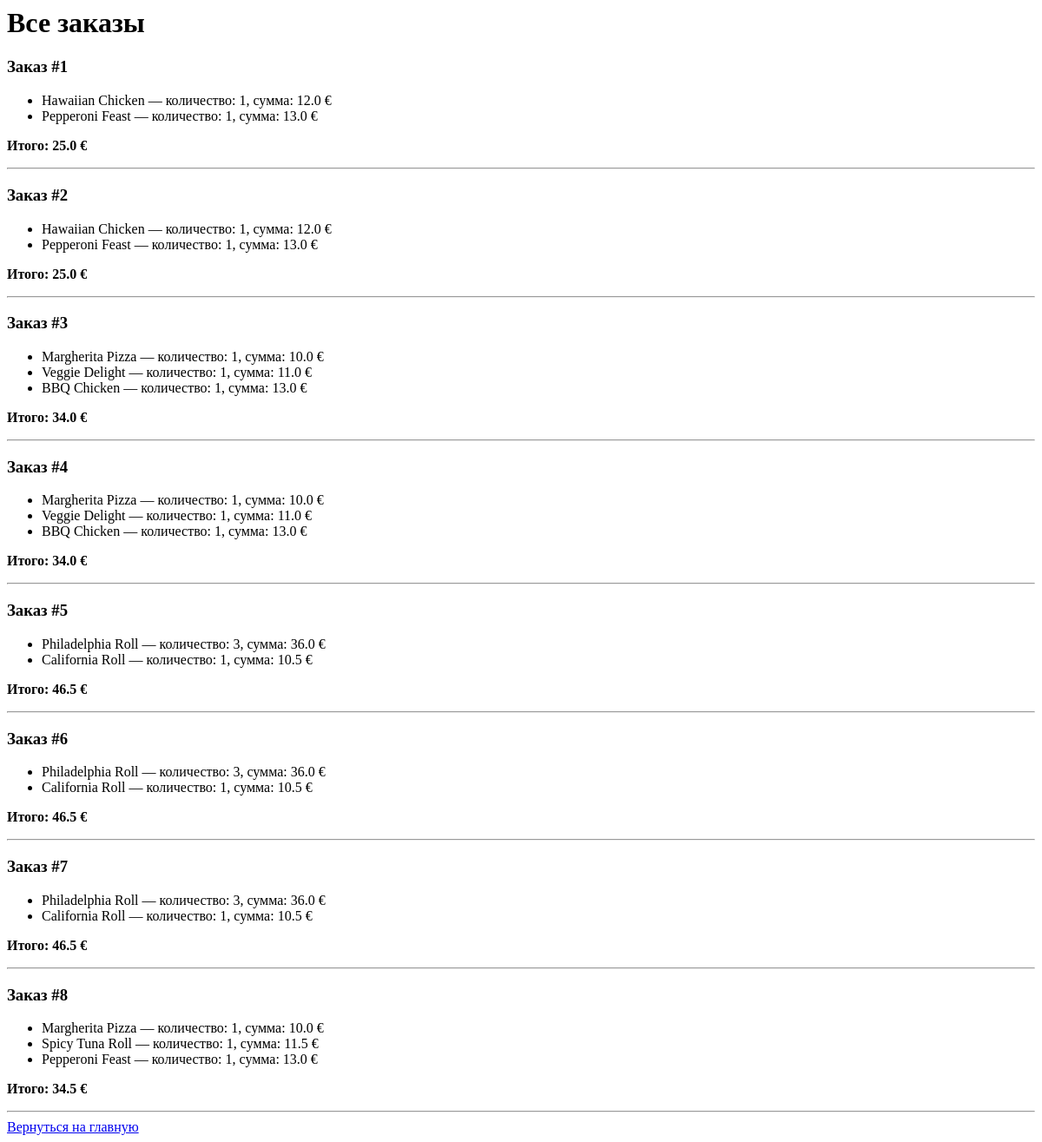
The page /orders on the database as committed earlier.
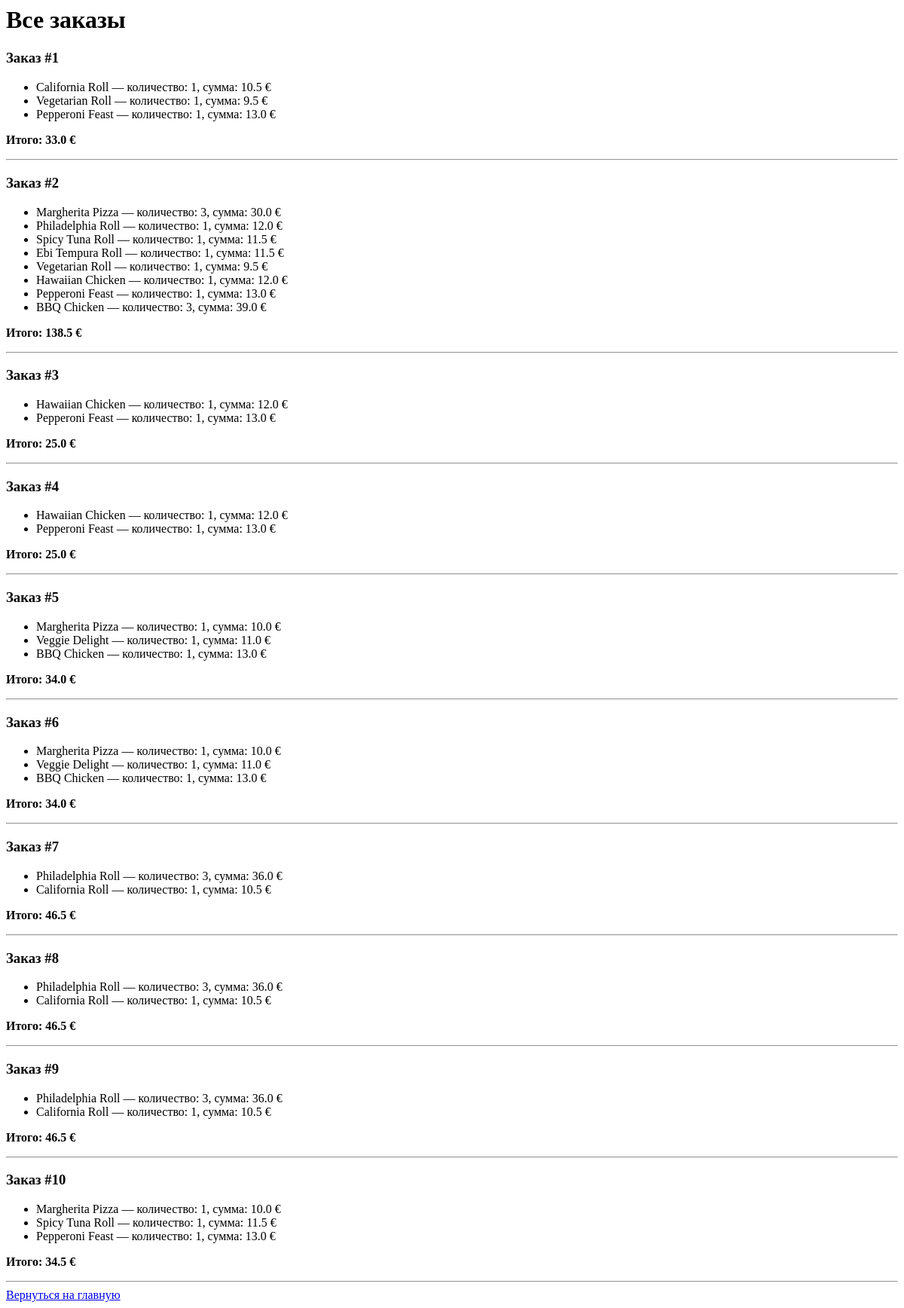
The same page on the database as committed later.
### app.py (models this page shows)
class Order(db.Model):
    id = db.Column(db.Integer, primary_key=True)
    phone = db.Column(db.String(20))
    total = db.Column(db.Float)
    items = db.relationship('OrderItem', backref='order', lazy=True)

class OrderItem(db.Model):
    id = db.Column(db.Integer, primary_key=True)
    order_id = db.Column(db.Integer, db.ForeignKey('order.id'), nullable=False)
    product_id = db.Column(db.Integer)
    name = db.Column(db.String(120))
    quantity = db.Column(db.Integer)
    subtotal = db.Column(db.Float)

### app.py (the view)
@app.route('/orders')
def show_orders():
    orders = Order.query.order_by(Order.id.desc()).all()
    return render_template('orders.html', orders=orders)

### templates/orders.html
<h1>Все заказы</h1>
{% for order in orders %}
  <h3>Заказ #{{ loop.index }}</h3>
  <ul>
    {% for item in order.items %}
      <li>{{ item.name }} — количество: {{ item.quantity }}, сумма: {{ item.subtotal }} €</li>
    {% endfor %}
  </ul>
  <p><strong>Итого: {{ order.total }} €</strong></p>
  <hr>
{% else %}
  <p>Заказов пока нет.</p>
{% endfor %}
<a href="{{ url_for('index') }}">Вернуться на главную</a>

Rows that differ between the two databases and show on the page:
added Order: total "33.0"
added OrderItem: name "California Roll", quantity "1", subtotal "10.5", shown under "33.0"
added OrderItem: name "Vegetarian Roll", quantity "1", subtotal "9.5", shown under "33.0"
added OrderItem: name "Pepperoni Feast", quantity "1", subtotal "13.0", shown under "33.0"
added Order: total "138.5"
added OrderItem: name "Margherita Pizza", quantity "3", subtotal "30.0", shown under "138.5"
added OrderItem: name "Philadelphia Roll", quantity "1", subtotal "12.0", shown under "138.5"
added OrderItem: name "Spicy Tuna Roll", quantity "1", subtotal "11.5", shown under "138.5"
added OrderItem: name "Ebi Tempura Roll", quantity "1", subtotal "11.5", shown under "138.5"
added OrderItem: name "Vegetarian Roll", quantity "1", subtotal "9.5", shown under "138.5"
added OrderItem: name "Hawaiian Chicken", quantity "1", subtotal "12.0", shown under "138.5"
added OrderItem: name "Pepperoni Feast", quantity "1", subtotal "13.0", shown under "138.5"
added OrderItem: name "BBQ Chicken", quantity "3", subtotal "39.0", shown under "138.5"
